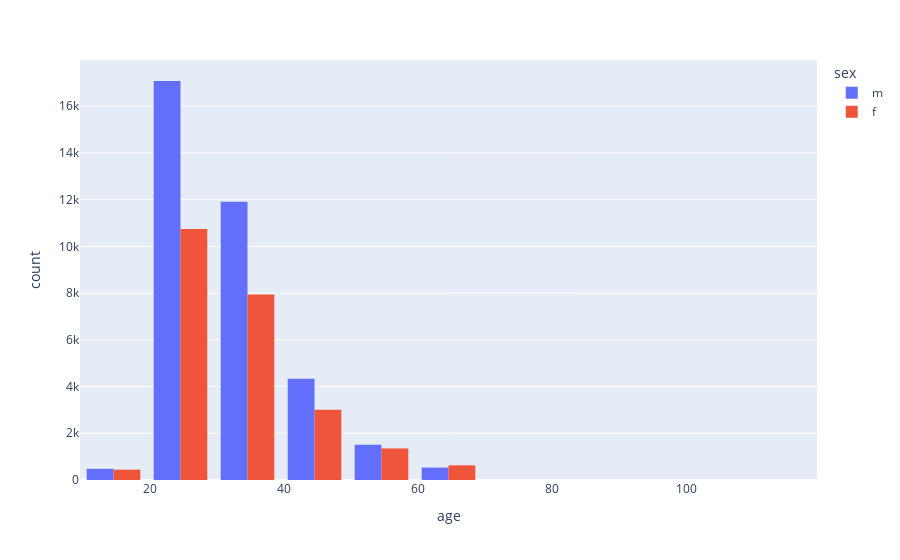

Notebook cell for this chart:
### Code cell
fig = px.histogram(profiles, x='age', barmode='group', color='sex', nbins=10)
fig.show()

### Figure 1 — Plotly figure (JSON) as saved in the notebook; plotly's stock layout.template omitted (floating-point values rounded to 4 significant figures; data arrays with more than 128 entries replaced by an {"elided": "..."} marker saying what was removed)
{"data": [{"alignmentgroup": "True", "bingroup": "x", "hovertemplate": "sex=m<br>age=%{x}<br>count=%{y}<extra></extra>", "legendgroup": "m", "marker": {"color": "#636efa", "pattern": {"shape": ""}}, "name": "m", "nbinsx": 10, "offsetgroup": "m", "orientation": "v", "showlegend": true, "type": "histogram", "x": {"elided": "35829 int values"}, "xaxis": "x", "yaxis": "y"}, {"alignmentgroup": "True", "bingroup": "x", "hovertemplate": "sex=f<br>age=%{x}<br>count=%{y}<extra></extra>", "legendgroup": "f", "marker": {"color": "#EF553B", "pattern": {"shape": ""}}, "name": "f", "nbinsx": 10, "offsetgroup": "f", "orientation": "v", "showlegend": true, "type": "histogram", "x": {"elided": "24117 int values"}, "xaxis": "x", "yaxis": "y"}], "layout": {"barmode": "group", "legend": {"title": {"text": "sex"}, "tracegroupgap": 0}, "margin": {"t": 60}, "xaxis": {"anchor": "y", "domain": [0, 1], "title": {"text": "age"}}, "yaxis": {"anchor": "x", "domain": [0, 1], "title": {"text": "count"}}}}
